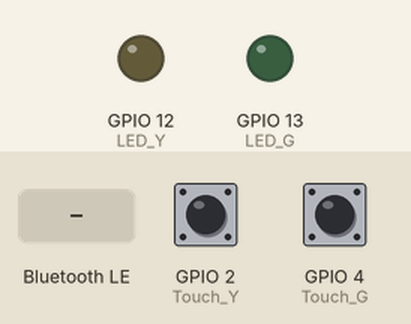
A sketch run on a simulated ESP32. On the bench: output pins drawn as LEDs (lit = HIGH). The test bench sets the inputs (shaded band); at power-on: GPIO 2 (Touch_Y) HIGH, GPIO 4 (Touch_G) HIGH. Nothing arrives over Bluetooth unless stated; a phone connects over Bluetooth LE 3 s after start; what the sketch prints to the serial monitor is not drawn.

Above: at 1.2 s.
1.3 s: Bluetooth LE write "1" received
At 2.5 s:
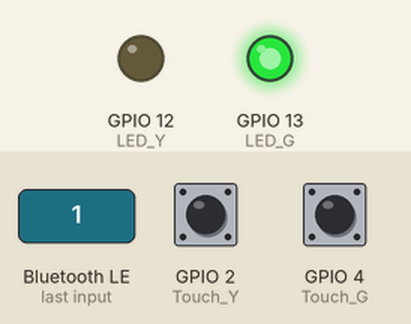
2.8 s: Bluetooth LE write "1" received
At 3.9 s:
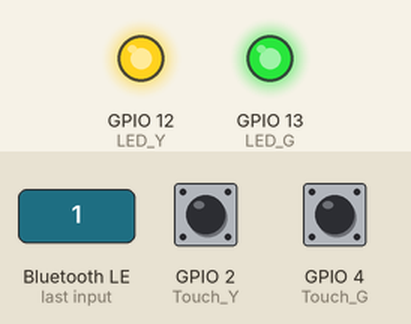
4.3 s: Bluetooth LE write "0" received
At 5.0 s:
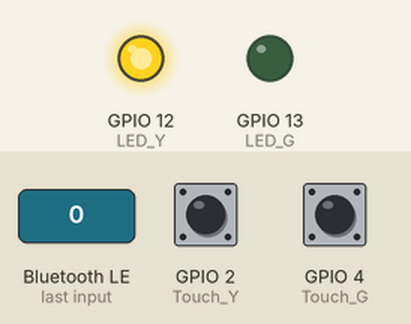
9.0 s: Bluetooth LE write "2" received
At 9.9 s:
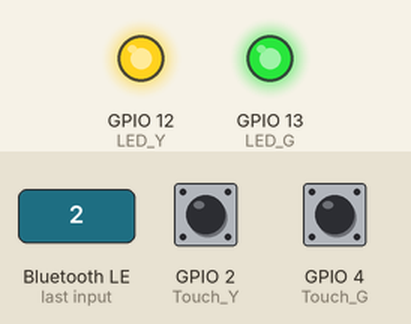
Timing chart, 0 to 11.5 s (numbered marks = the images above; inputs shaded):
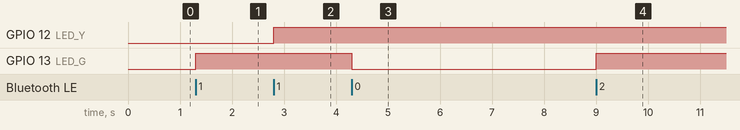

Measured:
- after the input at 1.3 s, GPIO 13 (LED_G): LOW → HIGH at once
- after the input at 2.8 s, GPIO 12 (LED_Y): LOW → HIGH at once
- after the input at 4.3 s, GPIO 13 (LED_G): HIGH → LOW at once
- after the input at 9.0 s, GPIO 13 (LED_G): LOW → HIGH at once

The sketch:

ARKit-tangibles-esp32.ino
```cpp
// Import libraries
#include <BLEDevice.h>
#include <BLEServer.h>
#include <BLEUtils.h>
#include <BLE2902.h>
#include <TaskScheduler.h>
#include <Arduino.h>

// Define service and characteristics UUID
// See the following for generating UUIDs:
// https://www.uuidgenerator.net/
#define SERVICE_UUID              "9a8ca9ef-e43f-4157-9fee-c37a3d7dc12d"
#define GREEN_UUID                "e94f85c8-7f57-4dbd-b8d3-2b56e107ed60"
#define YELLOW_UUID               "a8985fda-51aa-4f19-a777-71cf52abba1e"
#define TOUCH_UUID                "beb5483e-36e1-4688-b7f5-ea07361b26a8"

// Device info
#define DEVINFO_UUID              (uint16_t)0x180a
#define DEVINFO_MANUFACTURER_UUID (uint16_t)0x2a29
#define DEVINFO_NAME_UUID         (uint16_t)0x2a24
#define DEVINFO_SERIAL_UUID       (uint16_t)0x2a25
#define DEVICE_MANUFACTURER  "WROOM"
#define DEVICE_NAME    "My_ESP32"

// Define LEDs and capacitive touch sensors pins
#define LED_G 13
#define LED_Y 12
#define Touch_G T0 // PIN 4 on ESP32
#define Touch_Y T2 // PIN 2 on ESP32

// Keep track of last states
bool green_active = false;
bool yellow_active = false;
// This variable serves as a threshold for avoiding multiple readings
int repetitions = 0;
// 0 green , 1 for yellow
uint8_t touch = 2;

// BLE server
BLEServer* pServer = NULL;
bool deviceConnected = false;
bool oldDeviceConnected = false;

Scheduler scheduler;

BLECharacteristic *pCharGreen;
BLECharacteristic *pCharYellow;
BLECharacteristic *pTouch;

class MyServerCallbacks: public BLEServerCallbacks {
    void onConnect(BLEServer* pServer) {
      Serial.println("Connected");
      deviceConnected = true;
    };

    void onDisconnect(BLEServer* pServer) {
      Serial.println("Disconnected");
      deviceConnected = false;
    }
};

// Handle Requests for LED
class GreenCallbacks: public BLECharacteristicCallbacks {
    void onWrite(BLECharacteristic *pCharacteristic) {
      std::string value = pCharacteristic->getValue();

      // 1 means a command was sent. Check what the last state was and update it.
      if (value.length()  == 1) {
        if (!green_active){
          uint8_t v = value[0];
          Serial.print("GREEN ON");
          digitalWrite(LED_G, HIGH);   // turn the LED on
          green_active = true;
        } else {
          uint8_t v = value[0];
          Serial.print("YELLOW OFF");
          digitalWrite(LED_G, LOW);    // turn the LED off
          green_active = false;
        }
      } else {
        Serial.println("Invalid data received");
      }
    }
};

class YellowCallbacks: public BLECharacteristicCallbacks {
    void onWrite(BLECharacteristic *pCharacteristic) {
      std::string value = pCharacteristic->getValue();

      // 1 means a command was sent. Check what the last state was and update it.
      if (value.length()  == 1) {
        if (!yellow_active){
          uint8_t v = value[0];
          Serial.print("YELLOW ON");
          digitalWrite(LED_Y, HIGH);   // turn the LED on
          yellow_active = true;
        } else {
          uint8_t v = value[0];
          Serial.print("YELLOW OFF");
          digitalWrite(LED_Y, LOW);    // turn the LED off
          yellow_active = false;
        }
      } else {
        Serial.println("Invalid data received");
      }
    }
};

void setup() {
  Serial.begin(115200);
  Serial.println("Starting...");

  //SETUP PINS
  pinMode(LED_G, OUTPUT);
  pinMode(LED_Y, OUTPUT);
  pinMode(Touch_G, INPUT);
  pinMode(Touch_Y, INPUT);

  String devName = "Marla_ESP32";
  String chipId = String((uint32_t)(ESP.getEfuseMac() >> 24), HEX);
  devName += '_';
  devName += chipId;

  // Create the BLE Device
  BLEDevice::init(devName.c_str());

  // Create the BLE Server
  pServer = BLEDevice::createServer();
  pServer->setCallbacks(new MyServerCallbacks());

   // Create the BLE Service
  BLEService *pService = pServer->createService(SERVICE_UUID);

  pCharGreen = pService->createCharacteristic(GREEN_UUID, BLECharacteristic::PROPERTY_READ | BLECharacteristic::PROPERTY_NOTIFY | BLECharacteristic::PROPERTY_WRITE);
  pCharGreen->setCallbacks(new GreenCallbacks());
  pCharGreen->addDescriptor(new BLE2902());

  pCharYellow = pService->createCharacteristic(YELLOW_UUID, BLECharacteristic::PROPERTY_READ | BLECharacteristic::PROPERTY_WRITE);
  pCharYellow->setCallbacks(new YellowCallbacks());
  pCharYellow->addDescriptor(new BLE2902());

  // Create a BLE Characteristic
  pTouch = pService->createCharacteristic(TOUCH_UUID, BLECharacteristic::PROPERTY_READ | BLECharacteristic::PROPERTY_NOTIFY | BLECharacteristic::PROPERTY_WRITE | BLECharacteristic::PROPERTY_INDICATE);
  pTouch->addDescriptor(new BLE2902());

  // Start the service
  pService->start();

  pService = pServer->createService(DEVINFO_UUID);
  BLECharacteristic *pChar = pService->createCharacteristic(DEVINFO_MANUFACTURER_UUID, BLECharacteristic::PROPERTY_READ);
  pChar->setValue(DEVICE_MANUFACTURER);
  pChar = pService->createCharacteristic(DEVINFO_NAME_UUID, BLECharacteristic::PROPERTY_READ);
  pChar->setValue(DEVICE_NAME);
  pChar = pService->createCharacteristic(DEVINFO_SERIAL_UUID, BLECharacteristic::PROPERTY_READ);
  pChar->setValue(chipId.c_str());

  pService->start();

  // ----- Advertising

  BLEAdvertising *pAdvertising = pServer->getAdvertising();

  BLEAdvertisementData adv;
  adv.setName(devName.c_str());
  pAdvertising->setAdvertisementData(adv);

  BLEAdvertisementData adv2;
  adv2.setCompleteServices(BLEUUID(SERVICE_UUID));
  pAdvertising->setScanResponseData(adv2);

  pAdvertising->start();

  Serial.println("Ready");
  Serial.print("Device name: ");
  Serial.println(devName);
}

void loop() {
  scheduler.execute();

  // Notify on Toouch
    if (deviceConnected) {
        // Read 'Touch Values'
        int touchValue_green = touchRead(Touch_G);
        int touchValue_yellow = touchRead(Touch_Y);
        repetitions += 1;
        if (touchValue_green < 13 && touchValue_green > 4  && repetitions > 8 ){
          Serial.println(touchValue_green);
          Serial.println("TOUCH GREEN DETECTED");
          repetitions = 0;
          touch = 0;
          pTouch->setValue(&touch, 1);
          pTouch->notify();
        }
        if (touchValue_yellow < 13 && touchValue_yellow > 4 && repetitions > 8 ){
          Serial.println(touchValue_yellow);
          Serial.println("TOUCH YELLOW DETECTED");
          repetitions = 0;
          touch = 1;
          pTouch->setValue(&touch, 1);
          pTouch->notify();
        }
        touch = 2;
        delay(80); // bluetooth stack will go into congestion, if too many packets are sent
    }
   // disconnecting
    if (!deviceConnected && oldDeviceConnected) {
        delay(500); // give the bluetooth stack the chance to get things ready
        pServer->startAdvertising(); // restart advertising
        Serial.println("start advertising");
        oldDeviceConnected = deviceConnected;
    }
    // connecting
    if (deviceConnected && !oldDeviceConnected) {
        oldDeviceConnected = deviceConnected;
    }
}
```
